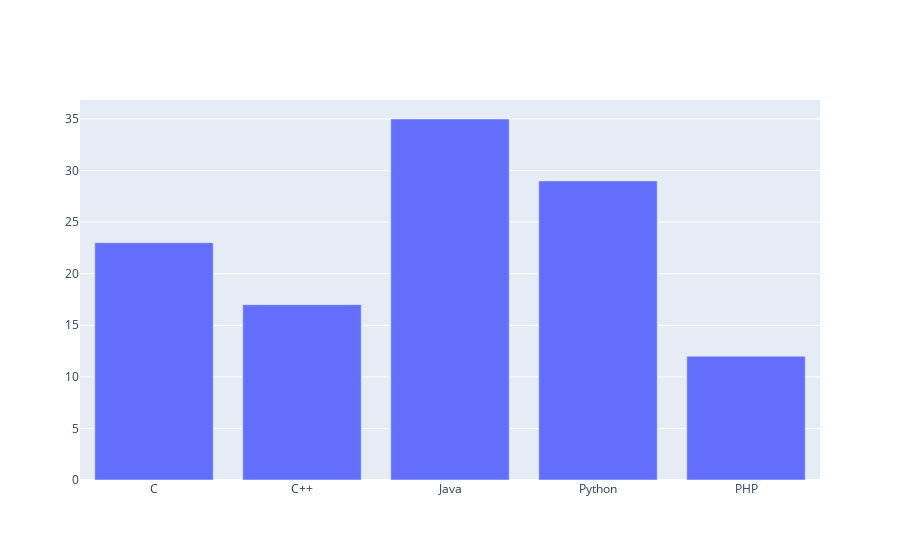

Notebook cell for this chart:
### Code cell
import numpy as np
import plotly
import plotly.graph_objects as go
#import plotly.offline as pyo
#from plotly.offline import init_notebook_mode



langs=['C', 'C++', 'Java', 'Python', 'PHP']
students=[23,17,35,29,12]
data = [go.Bar(
x=langs,
y=students
)]
fig = go.Figure(data=data)
#iplot(fig)

fig.show()

### Figure 1 — Plotly figure (JSON) as saved in the notebook; plotly's stock layout.template omitted (floating-point values rounded to 4 significant figures)
{"data": [{"type": "bar", "x": ["C", "C++", "Java", "Python", "PHP"], "y": [23, 17, 35, 29, 12]}], "layout": {}}
